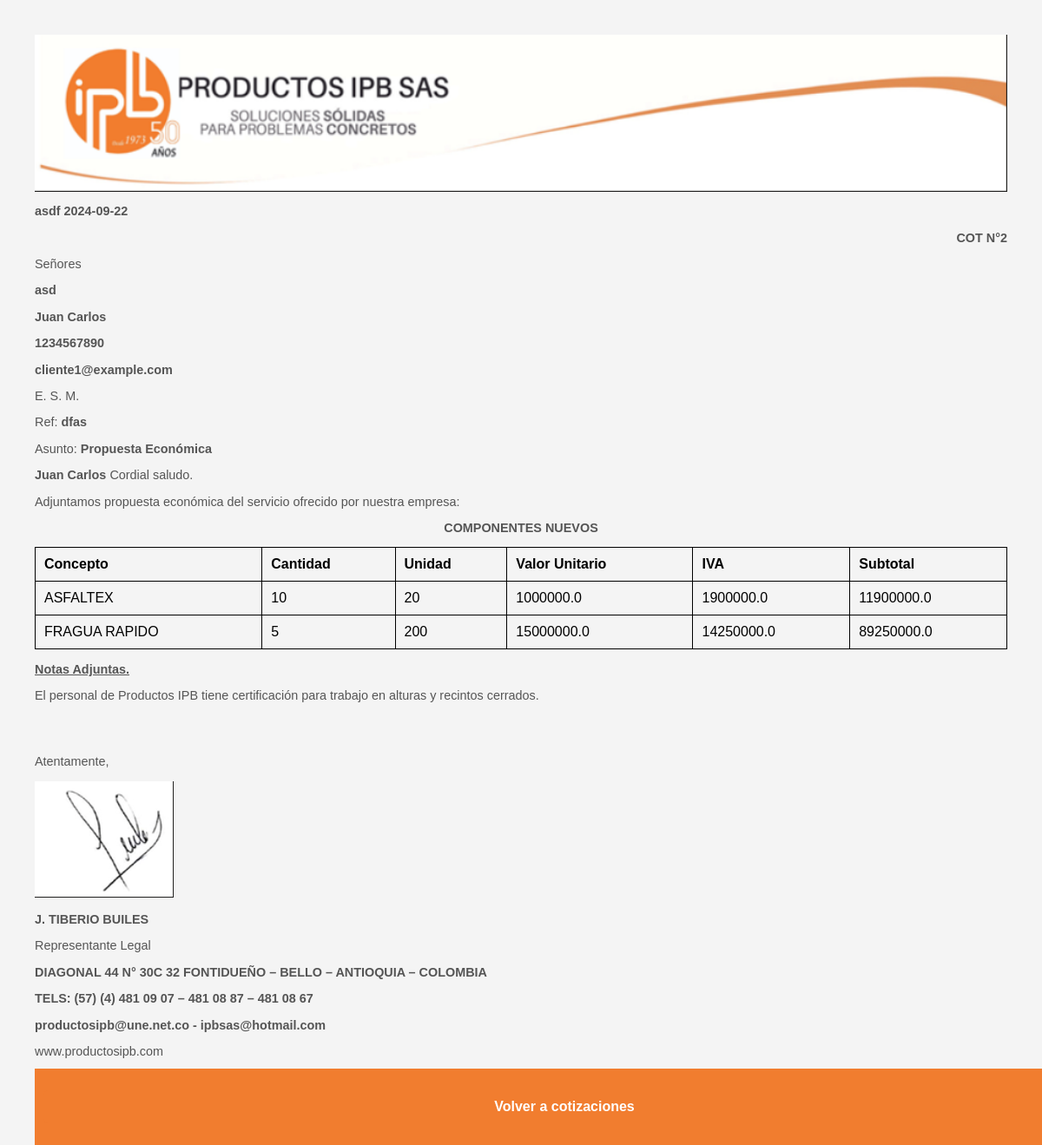
The page /cotizacion/6 on the database its author committed.
### app.py (models this page shows, shortened)
class Cotizacion(db.Model):
    id = db.Column(db.Integer, primary_key=True)
    fecha = db.Column(db.Date, default=lambda: datetime.now(pytz.timezone('America/Bogota')).date())
    ciudad = db.Column(db.String(100), nullable=False)
    empresa = db.Column(db.String(100), nullable=False)
    proyecto = db.Column(db.String(100), nullable=False)
    plazo = db.Column(db.String(100), nullable=False)
    entrega = db.Column(db.String(100), nullable=False)
    anticipo = db.Column(db.Integer, nullable=False)
    p_acta = db.Column(db.Integer, nullable=False)
    f_acta = db.Column(db.Integer, nullable=False)
    consecutivo = db.Column(db.Integer, nullable=False)
    version_padre_id = db.Column(db.Integer, db.ForeignKey('cotizacion.id'), nullable=True)
    versiones = db.relationship('Cotizacion', backref=db.backref('version_padre', remote_side=[id]), lazy=True)
    productos_detalle = db.relationship('CotizacionProducto', backref='cotizacion', lazy=True)
    cliente_id = db.Column(db.Integer, db.ForeignKey('cliente.id'), nullable=False)
    cliente = db.relationship('Cliente', backref=db.backref('cotizaciones', lazy=True))
    servicio = db.Column(db.String(1000), nullable=False, default="v")

class Cliente(db.Model):
    id = db.Column(db.Integer, primary_key=True)
    nombre = db.Column(db.String(100), nullable=False)
    celular = db.Column(db.Integer, nullable=False)
    email = db.Column(db.String(100), nullable=False)
    """
    cotizacion_id = db.Column(db.Integer, db.ForeignKey('cotizacion.id'))
    cotizaciones = db.relationship('Cotizacion', back_populates='clienten', order_by='Cotizacion.id')
    """

class CotizacionProducto(db.Model):
    id = db.Column(db.Integer, primary_key=True)
    cotizacion_id = db.Column(db.Integer, db.ForeignKey('cotizacion.id'), nullable=False)
    producto_id = db.Column(db.Integer, db.ForeignKey('producto.id'), nullable=False)
    cantidad = db.Column(db.Integer, nullable=False)
    tamano = db.Column(db.Integer, nullable=False)
    producto = db.relationship('Producto', backref=db.backref('cotizacion_producto', lazy=True))

class Producto(db.Model):
    id = db.Column(db.Integer, primary_key=True)
    nombre = db.Column(db.String(100), nullable=False)
    precio = db.Column(db.Float, nullable=False)

### app.py (the view)
@app.route('/cotizacion/<int:id>')
def ver_cotizacion(id):
    cotizacion = Cotizacion.query.get_or_404(id)
    return render_template('ver_cotizacion.html', cotizacion=cotizacion)

### templates/ver_cotizacion.html (shortened to what this page needs)
<!DOCTYPE html>
<html lang="en">
<head>
    <link rel="stylesheet" href="static/styles.css">
</head>
<body>
<div class="header">
    <img src="static/encabezado.png" alt="Encabezado" />
</div>
<div class="content">
    <p><strong>{{ cotizacion.ciudad }} {{ cotizacion.fecha }}</strong></p>
    <p style="text-align: right;"><strong>COT N&deg;{{ cotizacion.consecutivo }}</strong></p>
    <p>Se&ntilde;ores</p>
    <p><strong>{{ cotizacion.empresa }}</strong></p>
    <p><strong>{{ cotizacion.cliente.nombre }}</strong></p>
    <p><strong>{{ cotizacion.cliente.celular }}</strong></p>
    <p><strong>{{ cotizacion.cliente.email }}</strong></p>
    <p>E. S. M.</p>
    <p>Ref: <strong>{{ cotizacion.proyecto }}</strong></p>
    <p>Asunto: <strong>Propuesta Econ&oacute;mica</strong></p>
    <p><strong>{{ cotizacion.cliente.nombre }}</strong> Cordial saludo.</p>
    <p>Adjuntamos propuesta econ&oacute;mica del servicio ofrecido por nuestra empresa:</p>
    <p style="text-align: center;"><strong>COMPONENTES NUEVOS</strong></p>
    <table>
        {% if cotizacion.servicio != "v" %}
            <tbody>
                <tr>
                    <td colspan="6">{{ cotizacion.servicio }}</td>
                </tr>
            </tbody>
        {% else %}
            <thead>
                <tr>
                    <th>Concepto</th>
                    <th>Cantidad</th>
                    <th>Unidad</th>
                    <th>Valor Unitario</th>
                    <th>IVA</th>
                    <th>Subtotal</th>
                </tr>
            </thead>
            <tbody>
                {% for detalle in cotizacion.productos_detalle %}
                    <tr>
                        <td>{{ detalle.producto.nombre }}</td>
                        <td>{{ detalle.cantidad }}</td>
                        <td>{{ detalle.tamano }}</td>
                        <td>{{ (detalle.producto.precio * detalle.tamano) | round(2) }}</td>
                        <td>{{ (detalle.producto.precio * detalle.cantidad * detalle.tamano * 0.19) | round(2) }}</td>
                        <td>{{ (detalle.producto.precio * detalle.cantidad * detalle.tamano * 1.19) | round(2) }}</td>
                    </tr>
                {% endfor %}
            </tbody>
        {% endif %}
    </table>
    <p style="text-align: left;"><span style="text-decoration: underline;"><strong>Notas Adjuntas.</strong></span></p>
    <p>El personal de Productos IPB tiene certificaci&oacute;n para trabajo en alturas y recintos cerrados.</p>
</div>
<div class="signature">
    <p>Atentamente,</p>
    <p><span style="text-decoration: underline;"><img src="static/firma.png" alt="Firma" /></span></p>
    <p><strong>J. TIBERIO BUILES</strong></p>
    <p>Representante Legal</p>
</div>
<div class="footer">
    <p><strong>DIAGONAL 44 N&deg; 30C 32 FONTIDUE&Ntilde;O &ndash; BELLO &ndash; ANTIOQUIA &ndash; COLOMBIA</strong></p>
    <p><strong>TELS: (57) (4) 481 09 07 &ndash; 481 08 87 &ndash; 481 08 67</strong></p>
    <p><strong>productosipb@une.net.co - ipbsas@hotmail.com</strong></p>
    <p>www.productosipb.com</p>
</div>
<form action="{{ url_for('modificar_cotizacion', id=cotizacion.id) }}" method="POST">
    <button type="submit">Editar Cotización</button>
    <button onclick="exportToPDF()">Exportar a PDF</button>
    <button onclick="exportToExcel()">Exportar a Excel</button>
    <button onclick="exportToPNG()">Exportar a PNG</button>
</form>
<footer>
    <a href="{{ url_for('listar_cotizaciones') }}" class="btn">Volver a cotizaciones</a>
</footer>
</body>
</html>

### static/styles.css (style rules this page uses)
body { font-family: 'Open Sans', Arial, sans-serif; margin: 0; padding: 0; box-sizing: border-box; background-color: #f4f4f4; }
p { font-size: 0.9rem; color: #555; }
.btn { display: block; margin: 15px 0; padding: 10px 15px; background-color: #f17d2f; color: white; border-radius: 5px; text-decoration: none; font-weight: 600; transition: background-color 0.3s ease; text-align: center; }
footer { background-color: #f17d2f; color: white; padding: 10px; text-align: center; position: fixed; width: 100%; bottom: 0; }

### templates/ver_cotizacion.html (style rules this page uses)
body { font-family: Arial, sans-serif; margin: 40px; }
.header { width: 100%; margin: 0; padding: 0; }
.header img { width: 100%; height: auto; display: block; }
.content { margin-bottom: 40px; }
.signature { text-align: left; margin-top: 60px; }
table { width: 100%; border-collapse: collapse; }
table, th, td { border: 1px solid black; }
th, td { padding: 10px; text-align: left; }
button { background-color: #4CAF50; border: none; color: white; padding: 10px 20px; text-align: center; text-decoration: none; display: inline-block; font-size: 16px; margin: 4px 2px; cursor: pointer; border-radius: 5px; transition: background-color 0.3s ease; }
footer { background-color: #f17d2f; color: white; padding: 10px; text-align: center; position: fixed; width: 100%; bottom: 0; }

### rows shown on the page
Cotizacion: ciudad "asdf", fecha "2024-09-22", consecutivo "2", empresa "asd", proyecto "dfas"
Cliente: cliente.nombre "Juan Carlos", cliente.celular "1234567890", cliente.email "cliente1@example.com"
CotizacionProducto: producto.nombre "ASFALTEX", cantidad "10", tamano "20"
Producto: (detalle.producto.precio*detalle.tamano)|round(2) "1000000.0", precio.tamano "1900000.0", precio.tamano "11900000.0"
CotizacionProducto: producto.nombre "FRAGUA RAPIDO", cantidad "5", tamano "200"
Producto: (detalle.producto.precio*detalle.tamano)|round(2) "15000000.0", precio.tamano "14250000.0", precio.tamano "89250000.0"
